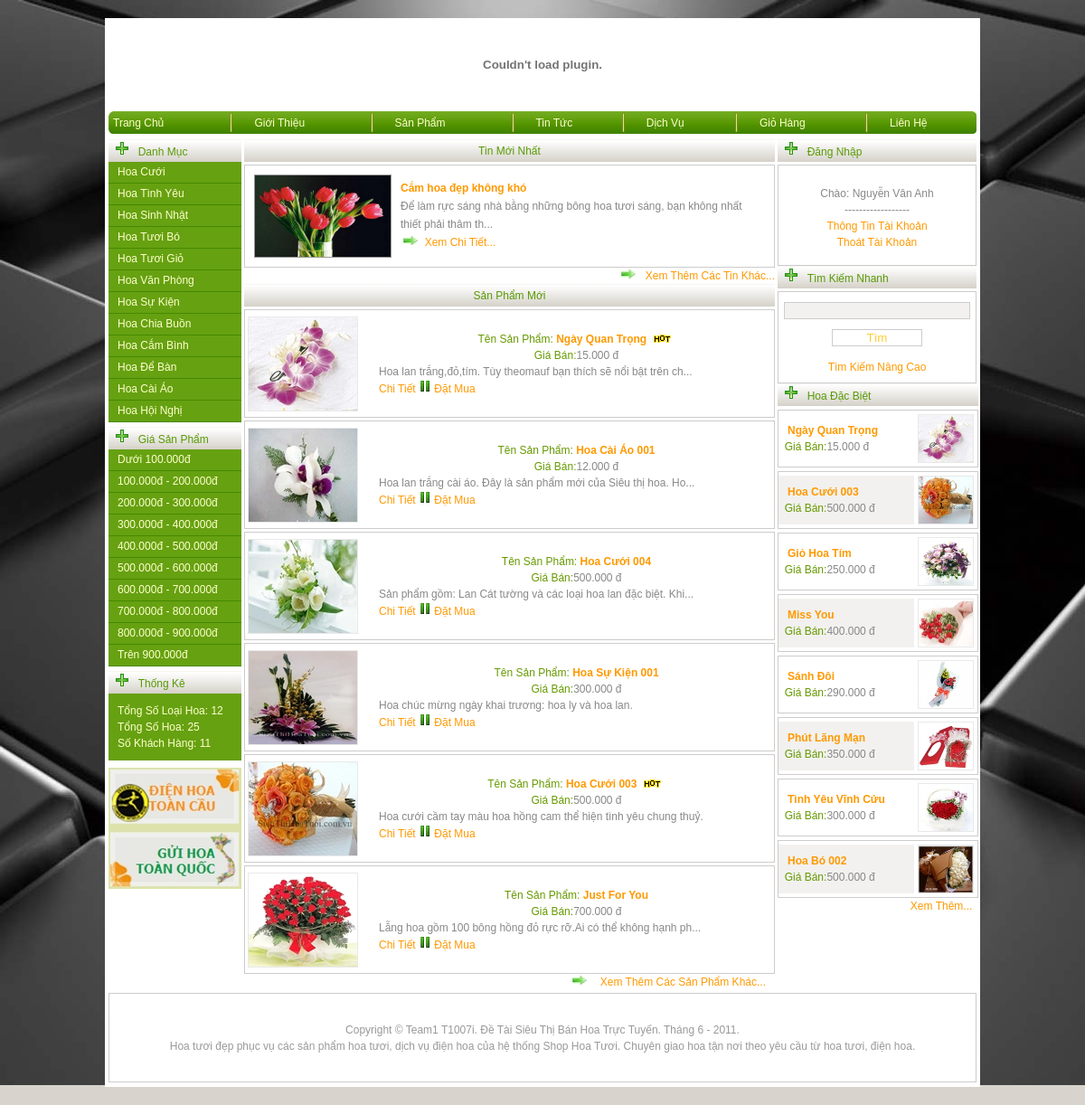
The app's page /banhoa/index.php (signed in) with its own data.
### tables this page shows
CREATE TABLE IF NOT EXISTS `loai_hoa` (
  `ma_loai` int(11) NOT NULL auto_increment,
  `ten_loai` varchar(40) NOT NULL,
  PRIMARY KEY  (`ma_loai`)
);

CREATE TABLE IF NOT EXISTS `tin_tuc` (
  `ma_tt` int(11) NOT NULL auto_increment,
  `tieu_de` varchar(50) NOT NULL,
  `hinh_anh` varchar(100) NOT NULL,
  `noi_dung` varchar(3000) NOT NULL,
  `ngay_dang` timestamp NOT NULL default CURRENT_TIMESTAMP on update CURRENT_TIMESTAMP,
  PRIMARY KEY  (`ma_tt`)
);

CREATE TABLE IF NOT EXISTS `hoa` (
  `ma_hoa` int(11) NOT NULL auto_increment,
  `ma_loai` int(11) NOT NULL,
  `ten_hoa` varchar(30) NOT NULL,
  `gia` float NOT NULL,
  `hinh_anh` varchar(100) NOT NULL,
  `mo_ta` varchar(300) NOT NULL,
  `ngay_d` timestamp NOT NULL default CURRENT_TIMESTAMP on update CURRENT_TIMESTAMP,
  `trang_thai` int(11) NOT NULL,
  PRIMARY KEY  (`ma_hoa`)
);

### banhoa/include/thongke.php (called while the page is built, shortened)
<?php
	$strSQL="SELECT COUNT(*) FROM loai_hoa";
	$so_loai_hoa=mysql_query($strSQL,$ung);
	$rowLOAI=mysql_fetch_array($so_loai_hoa);
	$soloaihoa=$rowLOAI[0];
	$strSQL="SELECT COUNT(*) FROM hoa";
	$so_hoa=mysql_query($strSQL,$ung);
	$rowHOA=mysql_fetch_array($so_hoa);
	$sohoa=$rowHOA[0];
	$strSQL="SELECT COUNT(*) FROM khach_hang";
	$khach_hang=mysql_query($strSQL,$ung);
	$rowKHACH=mysql_fetch_array($khach_hang);
	$khachhang=$rowKHACH[0];
?>

### banhoa/include/main.php (the view, shortened to what this page needs)
<div style="width:587px; margin-left:3px; margin-right:3px;">
  <table width="587" border="0" cellpadding="0" cellspacing="0">
		<tr>
			<td style="height:25px; background:url(images/trang.jpg) repeat-x;" align="center" class="ht" colspan="3">
				Tin Mới Nhất
			</td>
		</tr>
		<tr>
			<td>
				<?php
					$strSQL="SELECT * FROM tin_tuc ORDER BY ma_tt desc";
					$tintucmoinhat=mysql_query($strSQL,$ung);
					$rowTINMOI=mysql_fetch_array($tintucmoinhat);
				?>
					<table width="587" cellpadding="0" cellspacing="0" border="0" style="border:#CCCCCC 1px solid; margin-top:3px;">
					<tr>
					<td>
					<a href="#" onclick="chitiet_tt('<?php echo $rowTINMOI['ma_tt']; ?>')">
						<img src="images/tintuc/<?php echo $rowTINMOI['hinh_anh'] ?>" width="150" height="90"
						style="border:#999999 1px solid; margin:10px;" align="left" />
					</a>
					<p class="pp">
					<a href="#" onclick="chitiet_tt('<?php echo $rowTINMOI['ma_tt']; ?>')"><b><?php echo $rowTINMOI['tieu_de'] ?></b></a>
					<br />
					<?php if(strlen($rowTINMOI['noi_dung']) > 120) { ?>
					<?php echo substr($rowTINMOI['noi_dung'], 0, 110)?>...
					<?php } else { ?><?php echo $rowTINMOI['noi_dung']; } ?>
					<br />
					<a href="#" onclick="chitiet_tt('<?php echo $rowTINMOI['ma_tt']; ?>')">
					<img src="images/next.jpg" border="0" align="bottom" />&nbsp;&nbsp;Xem Chi Tiết...</a>&nbsp;&nbsp;&nbsp;
					</p>
					</td>
			</tr>
			</table>
			</td>
		</tr>
		<tr>
			<td align="right">
				<a href="#" onclick="dentrang_onsubmit('tintuc')"><img src="images/next.jpg" border="0" align="bottom" />
				&nbsp;&nbsp;Xem Thêm Các Tin Khác...</a>
			</td>
		</tr>
  </table>
</div>
<div style="width:587px; margin-left:3px; margin-right:3px;">
  <table width="587" border="0" cellpadding="0" cellspacing="0">
		<tr>
			<td style="height:25px; background:url(images/trang.jpg) repeat-x;" align="center" class="ht" colspan="3">
					Sản Phẩm Mới
			</td>
		</tr>
		<tr>
			<td>
				<?php
					$strSQL="SELECT * FROM hoa ORDER BY ma_hoa desc";
					$hoa=mysql_query($strSQL,$ung);
							for($i=1;$i<=6;$i++)
							{
							$row=mysql_fetch_array($hoa)
				?>
				<table width="587" height="120" cellpadding="0" cellspacing="0" border="0" style="border:#CCCCCC 1px solid; margin-top:3px;">
					<tr>
						<td width="150">
							<div style="margin-left:3px; margin-right:3px; margin-top:3px; margin-bottom:3px; border:#E9E9E9 solid 1px; width:120px;
							height:103px;">
							<a href="#" onclick="chitiet('<?php echo $row['ma_hoa']; ?>')">
								<img src="images/sp/<?php echo $row['hinh_anh']; ?>" border="0" height="103" width="120" />
							</a>
							</div>
						</td>
						<td width="437">
							<table width="437" cellpadding="0" cellspacing="0" border="0">
								<tr>
									<td height="20" align="center">
										<span class="demuc">
										Tên Sản Phẩm:</span>
										<span class="ten">
										<a href="#" onclick="chitiet('<?php echo $row['ma_hoa']; ?>')"><b><?php echo $row['ten_hoa']; ?></b></a>
										</span>
												<?php
													if($row['trang_thai']==1)
													echo "<img src='images/hot.gif' border='0'>";
												?>
										<br />
										<span class="demuc">Giá Bán:</span><?php echo number_format($row['gia'],0,'.','.'); ?> đ
									</td>
								</tr>
								<tr>
									<td align="left">
										<?php if(strlen($row['mo_ta']) > 80) { ?>
										<?php echo substr($row['mo_ta'], 0, 80)?>...
										<?php } else { ?><?php echo $row['mo_ta']; } ?>
								<br />
											<a href="#" onclick="chitiet('<?php echo $row['ma_hoa']; ?>')">Chi Tiết </a>
											<img src="images/icon.png" border="0" width="14" height="14" align="bottom" />
		<a href="#" onclick="chonhang('<?php echo $row['ma_hoa']; ?>','<?php echo $row['ten_hoa']; ?>','<?php echo $row['gia']; ?>')">Đặt Mua</a>
									</td>
								</tr>
							</table>
					</tr>
				</table>
				<?php }; ?>
			</td>
		</tr>
		<tr>
			<td align="right">
			<a href="#" onclick="dentrang_onsubmit('sanpham')"><img src="images/next.jpg" border="0" align="bottom" />
			&nbsp;&nbsp;
			Xem Thêm Các Sản Phẩm Khác...</a>&nbsp;&nbsp;&nbsp;
			</td>
		</tr>
  </table>
</div>

### banhoa/menuleft.php (shortened to what this page needs)
<?php
	$strSQL="SELECT * FROM loai_hoa;" ;
	$loaihoa=mysql_query($strSQL,$ung);
?>
<table width="147" border="0" cellpadding="0" cellspacing="0">
		<tr>
			<td style="height:25px; background:url(images/trang.jpg) repeat-x;" align="left" class="ht" colspan="3">
				&nbsp;&nbsp;<img src="images/no.gif" border="0" width="16" height="16" align="bottom"/>
				&nbsp;&nbsp;Danh Mục
			</td>
		</tr>
		<tr>
			<td>
		<div class="menuleft">
			<?php while($row=mysql_fetch_array($loaihoa)) { ?>
				<a href="#" onclick="loaihoa_onsubmit('<?php echo $row['ma_loai']; ?>')"><?php echo $row['ten_loai']; ?></a>
			<?php } ?>
		</div>
			</td>
		</tr>
</table>
<table width="147" border="0" cellpadding="0" cellspacing="0" style="padding-top:5px;">
		<tr>
			<td style="height:25px; background:url(images/trang.jpg) repeat-x;" align="left" class="ht" colspan="3">
				&nbsp;&nbsp;<img src="images/no.gif" border="0" width="16" height="16" align="bottom"/>
				&nbsp;&nbsp;Giá Sản Phẩm
			</td>
		</tr>
		<tr>
			<td>
		<div class="menuleft">
			<a href="#" onclick="timgia_onsubmit('mot')">Dưới 100.000đ</a>
			<a href="#" onclick="timgia_onsubmit('hai')">100.000đ - 200.000đ</a>
			<a href="#" onclick="timgia_onsubmit('ba')">200.000đ - 300.000đ</a>
			<a href="#" onclick="timgia_onsubmit('bon')">300.000đ - 400.000đ</a>
			<a href="#" onclick="timgia_onsubmit('nam')">400.000đ - 500.000đ</a>
			<a href="#" onclick="timgia_onsubmit('sau')">500.000đ - 600.000đ</a>
			<a href="#" onclick="timgia_onsubmit('bay')">600.000đ - 700.000đ</a>
			<a href="#" onclick="timgia_onsubmit('tam')">700.000đ - 800.000đ</a>
			<a href="#" onclick="timgia_onsubmit('chin')">800.000đ - 900.000đ</a>
			<a href="#" onclick="timgia_onsubmit('muoi')">Trên 900.000đ</a>
		</div>
			</td>
		</tr>
</table>
<?php include('include/thongke.php'); ?>
<table width="147" border="0" cellpadding="0" cellspacing="0" style="padding-top:5px;">
		<tr>
			<td style="height:25px; background:url(images/trang.jpg) repeat-x;" align="left" class="ht" colspan="3">
				&nbsp;&nbsp;<img src="images/no.gif" border="0" width="16" height="16" align="bottom"/>
				&nbsp;&nbsp;Thống Kê
			</td>
		</tr>
		<tr>
			<td style="margin-top:4px; width:147px; padding:10px; background:#66A111; color:#FFFFCC;">
			Tổng Số Loại Hoa: <?php echo $soloaihoa; ?>
			<br />
			Tổng Số Hoa: <?php echo $sohoa; ?>
			<br />
			Số Khách Hàng: <?php echo $khachhang; ?>
			</td>
		</tr>
		<tr>
			<td height="150" valign="middle">
				<img src="images/dienhoa.jpg" border="0" width="147" height="134" />
			</td>
		</tr>
</table>

### banhoa/include/sanpham/sanphamdacbiet.php (shortened to what this page needs)
<?php
	$strSQL="SELECT * FROM hoa WHERE trang_thai=1 ORDER BY ma_hoa desc";
	$hoadacbiet=mysql_query($strSQL,$ung);
?>
<table width="220" border="0" cellpadding="0" cellspacing="0">
		<tr>
			<td style="height:25px; background:url(images/trang.jpg) repeat-x;" align="left" class="ht" colspan="3">
			&nbsp;&nbsp;<img src="images/no.gif" border="0" width="16" height="16" align="bottom"/>
				&nbsp;&nbsp;Hoa Đặc Biệt</td>
		</tr>
		<tr>
			<td>
				<table width="220" cellpadding="0" cellspacing="0" border="0">
					<tr>
						<td>
						<?php $i=0;
						while($rowHDB=mysql_fetch_array($hoadacbiet))
						{
								$i+=1;
									if($i%2==0)
										$mausac="style='background:#F2F1EF;'";
									else
			 							$mausac="style='background:#FFFFFF;'";
										?>
							<div style="border:1px #CCCCCC solid; margin-top:4px; width:220px; height:62px;">
								<table width="220" height="52" cellpadding="0" cellspacing="0" border="0" style="margin-top:4px; margin-bottom:4px;">
									<tr>
										<td width="150" <?php echo $mausac ?>>
										<a href="#" onclick="chitiet('<?php echo $rowHDB['ma_hoa']; ?>')"><b><?php echo $rowHDB['ten_hoa']; ?></b>
										</a>
										<br />
										&nbsp;&nbsp;<span class="demuc">Giá Bán:</span><?php echo number_format($rowHDB['gia'],0,'.','.'); ?> đ
										</td>
										<td width="70" align="center">
										<a href="#" onclick="chitiet('<?php echo $rowHDB['ma_hoa']; ?>')">
										<img src="images/sp/<?php echo $rowHDB['hinh_anh']; ?>" style="border:1px #E9E9E9 solid;"
										width="60" height="52"/>
										</a>
										</td>
									</tr>
								</table>
							</div>
						<?php
							if($i==8)  break;
						} ?>
						</td>
					</tr>
				</table>
			</td>
		</tr>
		<tr>
			<td align="right">
				<a href="#" onclick="dacbiet_onsubmit()"> Xem Thêm...</a>&nbsp;&nbsp;
			</td>
		</tr>
</table>

### banhoa/style.css (style rules this page uses)
Body { background:#D8D4CD url(images/bg.jpg) no-repeat fixed; color:#888888 ; font-family:Arial, Helvetica, sans-serif; font-size:12px; margin-bottom:0px; margin-top:0px; margin-left:0px; margin-right:0px; line-height:18px; }
a:link { color:#FF9900; text-decoration:none; }
.shell .menuleft { width:147px; float:left; }
.menuleft { width:147px; border:0px; }
.menuleft a:link { background:#66A111; color:#FFFFCC; line-height:23px; text-decoration:none; border-bottom:solid #458900 1px; display:block; padding-left:10px; }
.ht { color:#5A9A06; font-family:Arial, Helvetica, sans-serif; font-size:12px; }
.ten { color:#FF9900; font-size:12px; }
.demuc { color:#669900; }
.pp { margin:15px; font-size:12px; font-family:Arial, Helvetica, sans-serif; line-height:20px; }

### records on screen
loai_hoa: ten_loai "Hoa Cưới"
loai_hoa: ten_loai "Hoa Tình Yêu"
loai_hoa: ten_loai "Hoa Sinh Nhật"
loai_hoa: ten_loai "Hoa Tươi Bó"
loai_hoa: ten_loai "Hoa Tươi Giỏ"
loai_hoa: ten_loai "Hoa Văn Phòng"
loai_hoa: ten_loai "Hoa Sự Kiện"
loai_hoa: ten_loai "Hoa Chia Buồn"
loai_hoa: ten_loai "Hoa Cắm Bình"
loai_hoa: ten_loai "Hoa Để Bàn"
loai_hoa: ten_loai "Hoa Cài Áo"
loai_hoa: ten_loai "Hoa Hội Nghị"
tin_tuc: hinh_anh (picture), tieu_de "Cắm hoa đẹp không khó", noi_dung "Để làm rực sáng nhà bằng những bông hoa tươi sáng, bạn không nhất thiết phải thâm th"
hoa: hinh_anh (picture), ten_hoa "Ngày Quan Trọng", trang_thai 1 (drawn), gia "15.000", mo_ta "Hoa lan trắng,đỏ,tím. Tùy theomauf bạn thích sẽ nổi bật trên ch"
hoa: hinh_anh (picture), ten_hoa "Hoa Cài Áo 001", gia "12.000", mo_ta "Hoa lan trắng cài áo. Đây là sản phẩm mới của Siêu thị hoa. Ho"
hoa: hinh_anh (picture), ten_hoa "Hoa Cưới 004", gia "500.000", mo_ta "Sản phẩm gồm: Lan Cát tường và các loại hoa lan đặc biệt. Khi"
hoa: hinh_anh (picture), ten_hoa "Hoa Sự Kiện 001", gia "300.000", mo_ta "Hoa chúc mừng ngày khai trương: hoa ly và hoa lan."
hoa: hinh_anh (picture), ten_hoa "Hoa Cưới 003", trang_thai 1 (drawn), gia "500.000", mo_ta "Hoa cưới cầm tay màu hoa hồng cam thể hiện tình yêu chung thuỷ."
hoa: hinh_anh (picture), ten_hoa "Just For You", gia "700.000", mo_ta "Lẵng hoa gồm 100 bông hồng đỏ rực rỡ.Ai có thể không hạnh ph"
hoa: ten_hoa "Giỏ Hoa Tím", gia "250.000", hinh_anh (picture)
hoa: ten_hoa "Miss You", gia "400.000", hinh_anh (picture)
hoa: ten_hoa "Sánh Đôi", gia "290.000", hinh_anh (picture)
hoa: ten_hoa "Phút Lãng Mạn", gia "350.000", hinh_anh (picture)
hoa: ten_hoa "Tình Yêu Vĩnh Cửu", gia "300.000", hinh_anh (picture)
hoa: ten_hoa "Hoa Bó 002", gia "500.000", hinh_anh (picture)

### other values on screen
$soloaihoa "12"
$sohoa "25"
$khachhang "11"
$_SESSION['hovaten'] "Nguyễn Vân Anh"
